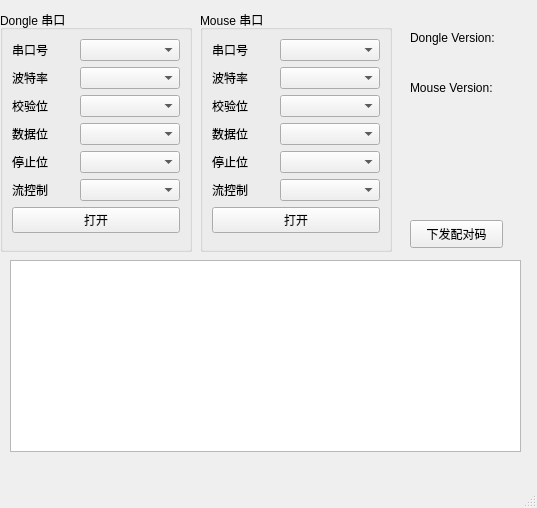
<?xml version="1.0" encoding="UTF-8"?>
<ui version="4.0">
 <class>PairingTool</class>
 <widget class="QMainWindow" name="PairingTool">
  <property name="geometry">
   <rect>
    <x>0</x>
    <y>0</y>
    <width>537</width>
    <height>508</height>
   </rect>
  </property>
  <property name="windowTitle">
   <string>MainWindow</string>
  </property>
  <widget class="QWidget" name="centralwidget">
   <widget class="QGroupBox" name="group_Dongle">
    <property name="geometry">
     <rect>
      <x>0</x>
      <y>10</y>
      <width>192</width>
      <height>242</height>
     </rect>
    </property>
    <property name="maximumSize">
     <size>
      <width>16777215</width>
      <height>300</height>
     </size>
    </property>
    <property name="title">
     <string>Dongle 串口</string>
    </property>
    <layout class="QGridLayout" name="gridLayout_2">
     <item row="2" column="0">
      <layout class="QHBoxLayout" name="horizontalLayout_3">
       <item>
        <widget class="QLabel" name="label_3">
         <property name="text">
          <string>校验位</string>
         </property>
        </widget>
       </item>
       <item>
        <widget class="QComboBox" name="DPaityCmb_Dongle">
         <property name="minimumSize">
          <size>
           <width>100</width>
           <height>0</height>
          </size>
         </property>
        </widget>
       </item>
      </layout>
     </item>
     <item row="4" column="0">
      <layout class="QHBoxLayout" name="horizontalLayout_5">
       <item>
        <widget class="QLabel" name="label_6">
         <property name="text">
          <string>停止位</string>
         </property>
        </widget>
       </item>
       <item>
        <widget class="QComboBox" name="StopBCmb_Dongle">
         <property name="minimumSize">
          <size>
           <width>100</width>
           <height>0</height>
          </size>
         </property>
        </widget>
       </item>
      </layout>
     </item>
     <item row="5" column="0">
      <layout class="QHBoxLayout" name="horizontalLayout_6">
       <item>
        <widget class="QLabel" name="label_5">
         <property name="text">
          <string>流控制</string>
         </property>
        </widget>
       </item>
       <item>
        <widget class="QComboBox" name="FlowCtrlCmb_Dongle">
         <property name="minimumSize">
          <size>
           <width>100</width>
           <height>0</height>
          </size>
         </property>
        </widget>
       </item>
      </layout>
     </item>
     <item row="1" column="0">
      <layout class="QHBoxLayout" name="horizontalLayout_2">
       <item>
        <widget class="QLabel" name="label_2">
         <property name="text">
          <string>波特率</string>
         </property>
        </widget>
       </item>
       <item>
        <widget class="QComboBox" name="baudRCmb_Dongle">
         <property name="sizePolicy">
          <sizepolicy hsizetype="Preferred" vsizetype="Fixed">
           <horstretch>0</horstretch>
           <verstretch>0</verstretch>
          </sizepolicy>
         </property>
         <property name="minimumSize">
          <size>
           <width>100</width>
           <height>0</height>
          </size>
         </property>
        </widget>
       </item>
      </layout>
     </item>
     <item row="6" column="0">
      <widget class="QPushButton" name="OnOffBtn_Dongle">
       <property name="text">
        <string>打开</string>
       </property>
      </widget>
     </item>
     <item row="0" column="0">
      <layout class="QHBoxLayout" name="horizontalLayout">
       <item>
        <widget class="QLabel" name="label">
         <property name="text">
          <string>串口号</string>
         </property>
        </widget>
       </item>
       <item>
        <widget class="QComboBox" name="PortNumCmb_Dongle">
         <property name="sizePolicy">
          <sizepolicy hsizetype="Preferred" vsizetype="Fixed">
           <horstretch>0</horstretch>
           <verstretch>0</verstretch>
          </sizepolicy>
         </property>
         <property name="minimumSize">
          <size>
           <width>100</width>
           <height>0</height>
          </size>
         </property>
         <property name="maximumSize">
          <size>
           <width>1</width>
           <height>16777215</height>
          </size>
         </property>
        </widget>
       </item>
      </layout>
     </item>
     <item row="3" column="0">
      <layout class="QHBoxLayout" name="horizontalLayout_4">
       <item>
        <widget class="QLabel" name="label_4">
         <property name="text">
          <string>数据位</string>
         </property>
        </widget>
       </item>
       <item>
        <widget class="QComboBox" name="DataBCmb_Dongle">
         <property name="minimumSize">
          <size>
           <width>100</width>
           <height>0</height>
          </size>
         </property>
        </widget>
       </item>
      </layout>
     </item>
    </layout>
   </widget>
   <widget class="QTableView" name="tbv_paringCode">
    <property name="geometry">
     <rect>
      <x>10</x>
      <y>260</y>
      <width>511</width>
      <height>192</height>
     </rect>
    </property>
   </widget>
   <widget class="QGroupBox" name="group_Mouse">
    <property name="geometry">
     <rect>
      <x>200</x>
      <y>10</y>
      <width>192</width>
      <height>242</height>
     </rect>
    </property>
    <property name="maximumSize">
     <size>
      <width>16777215</width>
      <height>300</height>
     </size>
    </property>
    <property name="title">
     <string>Mouse 串口</string>
    </property>
    <layout class="QGridLayout" name="gridLayout_3">
     <item row="2" column="0">
      <layout class="QHBoxLayout" name="horizontalLayout_7">
       <item>
        <widget class="QLabel" name="label_7">
         <property name="text">
          <string>校验位</string>
         </property>
        </widget>
       </item>
       <item>
        <widget class="QComboBox" name="DPaityCmb_Mouse">
         <property name="minimumSize">
          <size>
           <width>100</width>
           <height>0</height>
          </size>
         </property>
        </widget>
       </item>
      </layout>
     </item>
     <item row="4" column="0">
      <layout class="QHBoxLayout" name="horizontalLayout_8">
       <item>
        <widget class="QLabel" name="label_8">
         <property name="text">
          <string>停止位</string>
         </property>
        </widget>
       </item>
       <item>
        <widget class="QComboBox" name="StopBCmb_Mouse">
         <property name="minimumSize">
          <size>
           <width>100</width>
           <height>0</height>
          </size>
         </property>
        </widget>
       </item>
      </layout>
     </item>
     <item row="5" column="0">
      <layout class="QHBoxLayout" name="horizontalLayout_9">
       <item>
        <widget class="QLabel" name="label_9">
         <property name="text">
          <string>流控制</string>
         </property>
        </widget>
       </item>
       <item>
        <widget class="QComboBox" name="FlowCtrlCmb_Mouse">
         <property name="minimumSize">
          <size>
           <width>100</width>
           <height>0</height>
          </size>
         </property>
        </widget>
       </item>
      </layout>
     </item>
     <item row="1" column="0">
      <layout class="QHBoxLayout" name="horizontalLayout_10">
       <item>
        <widget class="QLabel" name="label_10">
         <property name="text">
          <string>波特率</string>
         </property>
        </widget>
       </item>
       <item>
        <widget class="QComboBox" name="baudRCmb_Mouse">
         <property name="sizePolicy">
          <sizepolicy hsizetype="Preferred" vsizetype="Fixed">
           <horstretch>0</horstretch>
           <verstretch>0</verstretch>
          </sizepolicy>
         </property>
         <property name="minimumSize">
          <size>
           <width>100</width>
           <height>0</height>
          </size>
         </property>
        </widget>
       </item>
      </layout>
     </item>
     <item row="6" column="0">
      <widget class="QPushButton" name="OnOffBtn_Mouse">
       <property name="text">
        <string>打开</string>
       </property>
      </widget>
     </item>
     <item row="0" column="0">
      <layout class="QHBoxLayout" name="horizontalLayout_11">
       <item>
        <widget class="QLabel" name="label_11">
         <property name="text">
          <string>串口号</string>
         </property>
        </widget>
       </item>
       <item>
        <widget class="QComboBox" name="PortNumCmb_Mouse">
         <property name="sizePolicy">
          <sizepolicy hsizetype="Preferred" vsizetype="Fixed">
           <horstretch>0</horstretch>
           <verstretch>0</verstretch>
          </sizepolicy>
         </property>
         <property name="minimumSize">
          <size>
           <width>100</width>
           <height>0</height>
          </size>
         </property>
         <property name="maximumSize">
          <size>
           <width>1</width>
           <height>16777215</height>
          </size>
         </property>
        </widget>
       </item>
      </layout>
     </item>
     <item row="3" column="0">
      <layout class="QHBoxLayout" name="horizontalLayout_12">
       <item>
        <widget class="QLabel" name="label_12">
         <property name="text">
          <string>数据位</string>
         </property>
        </widget>
       </item>
       <item>
        <widget class="QComboBox" name="DataBCmb_Mouse">
         <property name="minimumSize">
          <size>
           <width>100</width>
           <height>0</height>
          </size>
         </property>
        </widget>
       </item>
      </layout>
     </item>
    </layout>
   </widget>
   <widget class="QPushButton" name="btn_paringCode">
    <property name="geometry">
     <rect>
      <x>410</x>
      <y>220</y>
      <width>93</width>
      <height>28</height>
     </rect>
    </property>
    <property name="text">
     <string>下发配对码</string>
    </property>
   </widget>
   <widget class="QLabel" name="label_13">
    <property name="geometry">
     <rect>
      <x>410</x>
      <y>30</y>
      <width>131</width>
      <height>16</height>
     </rect>
    </property>
    <property name="text">
     <string>Dongle Version:</string>
    </property>
   </widget>
   <widget class="QLabel" name="label_14">
    <property name="geometry">
     <rect>
      <x>410</x>
      <y>80</y>
      <width>131</width>
      <height>16</height>
     </rect>
    </property>
    <property name="text">
     <string>Mouse Version:</string>
    </property>
   </widget>
  </widget>
  <widget class="QMenuBar" name="menubar">
   <property name="geometry">
    <rect>
     <x>0</x>
     <y>0</y>
     <width>537</width>
     <height>26</height>
    </rect>
   </property>
  </widget>
  <widget class="QStatusBar" name="statusbar"/>
 </widget>
 <resources/>
 <connections/>
</ui>
